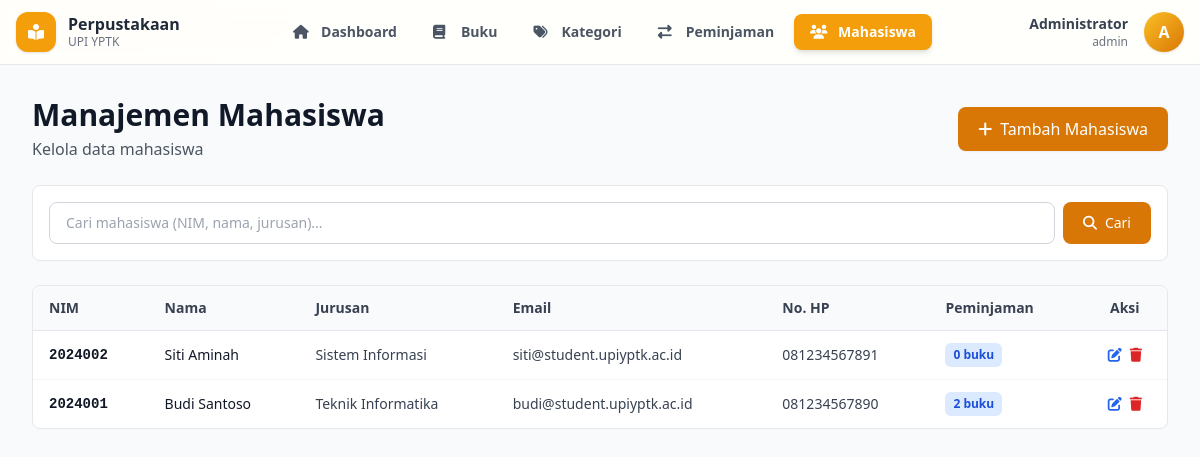
Page /admin/users.php (signed in) on the committed database.
### tables this page shows
CREATE TABLE `users` (
  `id_user` int NOT NULL,
  `nim` varchar(20) NOT NULL,
  `password` varchar(255) NOT NULL,
  `nama_lengkap` varchar(100) NOT NULL,
  `jurusan` varchar(100) DEFAULT NULL,
  `email` varchar(100) DEFAULT NULL,
  `no_hp` varchar(15) DEFAULT NULL,
  `created_at` timestamp NULL DEFAULT CURRENT_TIMESTAMP
);

### admin/users.php (the view, shortened to what this page needs)
<?php
require_once '../includes/header_admin.php';
$conn = getConnection();
$search = isset($_GET['search']) ? $_GET['search'] : '';
$where = "";
$query = "SELECT u.*, COUNT(p.id_peminjaman) as total_peminjaman
          FROM users u
          LEFT JOIN peminjaman p ON u.id_user = p.id_user
          $where
          GROUP BY u.id_user
          ORDER BY u.created_at DESC";
if ($search) {
    $stmt = $conn->prepare($query);
    $stmt->bind_param("sss", $search_term, $search_term, $search_term);
    $stmt->execute();
    $users = $stmt->get_result()->fetch_all(MYSQLI_ASSOC);
    $stmt->close();
} else {
    $users = $conn->query($query)->fetch_all(MYSQLI_ASSOC);
}
?>
<div class="min-h-screen bg-gray-50">
    <div class="max-w-7xl mx-auto px-4 sm:px-6 lg:px-8 py-6 sm:py-8">
        <div class="flex flex-col sm:flex-row justify-between items-start sm:items-center gap-4 mb-6">
            <div>
                <h2 class="text-2xl sm:text-3xl font-bold text-gray-900 mb-1">Manajemen Mahasiswa</h2>
                <p class="text-sm sm:text-base text-gray-600">Kelola data mahasiswa</p>
            </div>
            <button onclick="toggleModal()" class="w-full sm:w-auto bg-amber-600 hover:bg-amber-700 text-white font-medium py-2.5 px-5 rounded-lg transition duration-200 shadow-sm hover:shadow-md flex items-center justify-center gap-2">
                <i class="fas fa-plus"></i>
                <span>Tambah Mahasiswa</span>
            </button>
        </div>
        <div class="bg-white rounded-lg border border-gray-200 p-4 mb-6">
            <form method="GET" class="flex flex-col sm:flex-row gap-2">
                <input type="text" name="search" value="<?php echo htmlspecialchars($search); ?>"
                       placeholder="Cari mahasiswa (NIM, nama, jurusan)..."
                       class="flex-1 px-4 py-2.5 border border-gray-300 rounded-lg focus:border-amber-500 focus:ring-2 focus:ring-amber-200 focus:outline-none text-sm">
                <div class="flex gap-2">
                    <button type="submit" class="flex-1 sm:flex-none bg-amber-600 hover:bg-amber-700 text-white px-5 py-2.5 rounded-lg text-sm font-medium transition">
                        <i class="fas fa-search mr-2"></i>Cari
                    </button>
                </div>
            </form>
        </div>
        <div class="bg-white rounded-lg border border-gray-200 overflow-hidden">
            <div class="overflow-x-auto">
                <table class="w-full text-sm">
                    <thead class="bg-gray-50 border-b border-gray-200">
                        <tr>
                            <th class="px-4 py-3 text-left font-semibold text-gray-700">NIM</th>
                            <th class="px-4 py-3 text-left font-semibold text-gray-700">Nama</th>
                            <th class="px-4 py-3 text-left font-semibold text-gray-700 hidden md:table-cell">Jurusan</th>
                            <th class="px-4 py-3 text-left font-semibold text-gray-700 hidden lg:table-cell">Email</th>
                            <th class="px-4 py-3 text-left font-semibold text-gray-700 hidden lg:table-cell">No. HP</th>
                            <th class="px-4 py-3 text-left font-semibold text-gray-700">Peminjaman</th>
                            <th class="px-4 py-3 text-center font-semibold text-gray-700">Aksi</th>
                        </tr>
                    </thead>
                    <tbody class="divide-y divide-gray-100">
                        <?php if (count($users) > 0): ?>
                            <?php foreach ($users as $user): ?>
                                <tr class="hover:bg-gray-50 transition">
                                    <td class="px-4 py-3">
                                        <div class="font-mono font-semibold text-gray-900"><?php echo htmlspecialchars($user['nim']); ?></div>
                                    </td>
                                    <td class="px-4 py-3">
                                        <div class="font-medium text-gray-900"><?php echo htmlspecialchars($user['nama_lengkap']); ?></div>
                                    </td>
                                    <td class="px-4 py-3 text-gray-700 hidden md:table-cell">
                                        <?php echo htmlspecialchars($user['jurusan'] ?: '-'); ?>
                                    </td>
                                    <td class="px-4 py-3 text-gray-700 hidden lg:table-cell">
                                        <?php echo htmlspecialchars($user['email'] ?: '-'); ?>
                                    </td>
                                    <td class="px-4 py-3 text-gray-700 hidden lg:table-cell">
                                        <?php echo htmlspecialchars($user['no_hp'] ?: '-'); ?>
                                    </td>
                                    <td class="px-4 py-3">
                                        <span class="inline-flex items-center px-2 py-1 rounded-md text-xs font-semibold bg-blue-100 text-blue-700">
                                            <?php echo $user['total_peminjaman']; ?> buku
                                        </span>
                                    </td>
                                    <td class="px-4 py-3">
                                        <div class="flex justify-center items-center gap-2">
                                            <a href="?edit=<?php echo $user['id_user']; ?>"
                                               class="text-blue-600 hover:text-blue-800 transition"
                                               title="Edit">
                                                <i class="fas fa-edit"></i>
                                            </a>
                                            <form method="POST" class="inline" onsubmit="return confirm('Yakin ingin menghapus mahasiswa ini?');">
                                                <button type="submit"
                                                        class="text-red-600 hover:text-red-800 transition"
                                                        title="Hapus">
                                                    <i class="fas fa-trash"></i>
                                                </button>
                                            </form>
                                        </div>
                                    </td>
                                </tr>
                            <?php endforeach; ?>
                        <?php endif; ?>
                    </tbody>
                </table>
            </div>
        </div>
    </div>
</div>

### rows in the picture
users: nim "2024002", nama_lengkap "Siti Aminah", jurusan "Sistem Informasi", email "siti@student.upiyptk.ac.id", no_hp "081234567891", total_peminjaman "0"
users: nim "2024001", nama_lengkap "Budi Santoso", jurusan "Teknik Informatika", email "budi@student.upiyptk.ac.id", no_hp "081234567890", total_peminjaman "2"

### other values in the picture
$label "Dashboard Buku Kategori Peminjaman Mahasiswa"
$admin['nama_lengkap'] "Administrator"
$admin['username'] "admin"
substr($admin['nama_lengkap'],0,1) "A"
